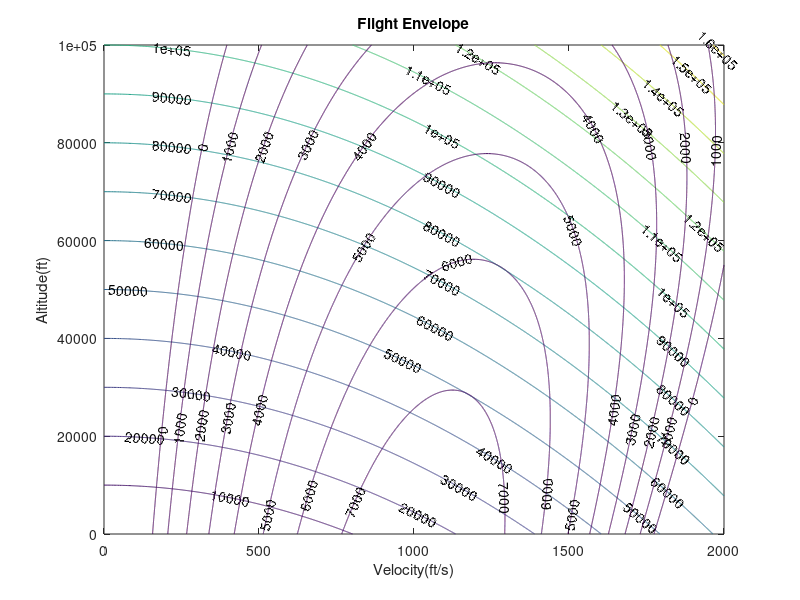

Recreate this plot in MATLAB.
clc
clear all
close all
[x,y]=meshgrid(0:10:2000,0:10:100000);
mach=x./(-0.004069.*y+1117);
alpha=0.5116-(8.89*(10^(-6))*y/3.28);
rho=0.002377*exp(-y/3.28/28325.66);
clf
he=y+(0.5/32.152231).*x.^2;
contour(x,y,he,'ShowText','on','Levelstep',10000)
hold on
q=0.5.*rho.*x.*x;
ps=(x.*(alpha./0.78)*0.3-x.*(0.052*0.78*140./q)-(0.0057/(0.78*140)).*q.*x)*60;%change beta、(t/w)、(w/s)、k1、Cd0
fs=ps./(alpha.*0.36);%change tsfc
v=[0,1000,2000,3000,4000,5000,6000,7000,8000,10000,11000,12000];
contour(x,y,ps,v,'ShowText','on')
% contour(x,y,rho,'Showtext','on')
title('Flight Envelope'),
xlabel('Velocity(ft/s)'),ylabel('Altitude(ft)')